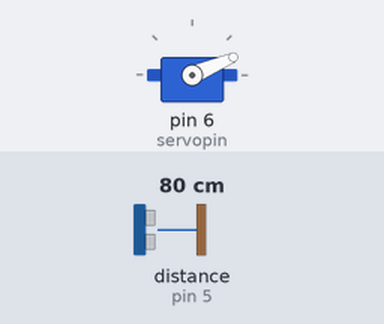
This sketch was run on a simulated Arduino Uno, built with avr-gcc and run on an emulated ATmega328P. Shown: servo. Wiring (inferred from the names in the program): ultrasonic range finder: trigger pin 4; echo pin 5. The test bench sets the inputs (shaded band); at power-on: distance to the obstacle (sensor on pin 5) 80 cm. The echo pulse lasts 58.3 µs per cm; what the sketch prints to the serial monitor is not drawn.

Above: at 1.28 s.
1.3 s: distance to the obstacle (sensor on pin 5) set to 2 cm
At 2.15 s:
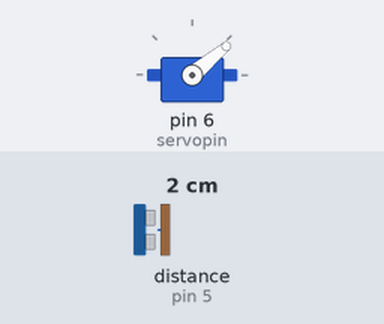
4.3 s: distance to the obstacle (sensor on pin 5) set to 9 cm
At 4.49 s:
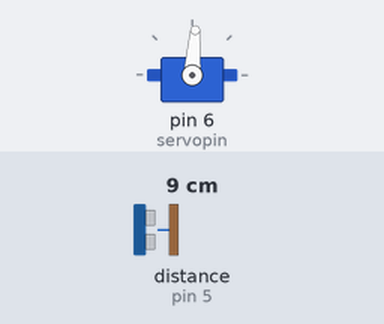
Timing chart, 0 to 16.3 s (numbered marks = the images above; inputs shaded):
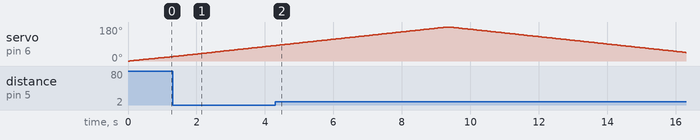

Measured:
- by itself, servo on pin 6 (servopin): rises from 82° to 180° in 5.0 s, then falls to 45° in 7.0 s

The sketch:

rader.ino
```cpp
#include <Servo.h>


const int trigPin = 4;
const int echoPin = 5;
const int servopin = 6;

long duration;
int distinCM;


Servo radarServo;


void setup() {
  pinMode(trigPin, OUTPUT);
  pinMode(echoPin, INPUT);
  Serial.begin(9600);
  radarServo.attach(servopin);
}
void loop() {
  for (int i = 0; i <= 180; i++) {
    calculate_distance(i);
  }

  for (int i = 180; i >= 0; i--) {
    calculate_distance(i);
  }
}

void calculate_distance(int i) {
  radarServo.write(i);
  delay(50);
  digitalWrite(trigPin, LOW);
  delayMicroseconds(2);
  digitalWrite(trigPin, HIGH);
  delayMicroseconds(10);
  digitalWrite(trigPin, LOW);
  duration = pulseIn(echoPin, HIGH);
  distinCM = duration * 0.034 / 2;

  Serial.print(i);
  Serial.print("*");
  Serial.print(distinCM);
  Serial.print("#");
}
```
